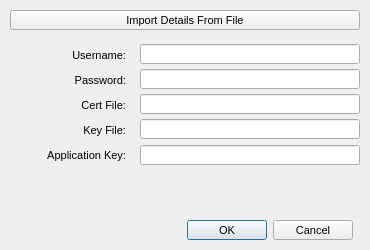
<?xml version="1.0" encoding="UTF-8"?>
<ui version="4.0">
 <class>LoginDialog</class>
 <widget class="QDialog" name="LoginDialog">
  <property name="geometry">
   <rect>
    <x>0</x>
    <y>0</y>
    <width>370</width>
    <height>250</height>
   </rect>
  </property>
  <property name="minimumSize">
   <size>
    <width>370</width>
    <height>250</height>
   </size>
  </property>
  <property name="maximumSize">
   <size>
    <width>370</width>
    <height>250</height>
   </size>
  </property>
  <property name="font">
   <font>
    <family>Ubuntu</family>
    <pointsize>8</pointsize>
   </font>
  </property>
  <property name="windowTitle">
   <string>Login Dialog</string>
  </property>
  <widget class="QDialogButtonBox" name="buttonBox">
   <property name="geometry">
    <rect>
     <x>170</x>
     <y>220</y>
     <width>200</width>
     <height>20</height>
    </rect>
   </property>
   <property name="standardButtons">
    <set>QDialogButtonBox::Cancel|QDialogButtonBox::Ok</set>
   </property>
   <property name="centerButtons">
    <bool>true</bool>
   </property>
  </widget>
  <widget class="QLabel" name="keyLabel">
   <property name="geometry">
    <rect>
     <x>46</x>
     <y>120</y>
     <width>80</width>
     <height>20</height>
    </rect>
   </property>
   <property name="text">
    <string>Key File:</string>
   </property>
   <property name="alignment">
    <set>Qt::AlignRight|Qt::AlignTrailing|Qt::AlignVCenter</set>
   </property>
  </widget>
  <widget class="QLineEdit" name="keyEdit">
   <property name="geometry">
    <rect>
     <x>140</x>
     <y>119</y>
     <width>220</width>
     <height>20</height>
    </rect>
   </property>
   <property name="text">
    <string/>
   </property>
  </widget>
  <widget class="QLabel" name="unameLabel">
   <property name="geometry">
    <rect>
     <x>46</x>
     <y>45</y>
     <width>80</width>
     <height>20</height>
    </rect>
   </property>
   <property name="text">
    <string>Username:</string>
   </property>
   <property name="alignment">
    <set>Qt::AlignRight|Qt::AlignTrailing|Qt::AlignVCenter</set>
   </property>
  </widget>
  <widget class="QLineEdit" name="certEdit">
   <property name="geometry">
    <rect>
     <x>140</x>
     <y>94</y>
     <width>220</width>
     <height>20</height>
    </rect>
   </property>
   <property name="text">
    <string/>
   </property>
  </widget>
  <widget class="QLineEdit" name="unameEdit">
   <property name="geometry">
    <rect>
     <x>140</x>
     <y>44</y>
     <width>220</width>
     <height>20</height>
    </rect>
   </property>
   <property name="focusPolicy">
    <enum>Qt::StrongFocus</enum>
   </property>
  </widget>
  <widget class="QLabel" name="passLabel">
   <property name="geometry">
    <rect>
     <x>46</x>
     <y>70</y>
     <width>80</width>
     <height>20</height>
    </rect>
   </property>
   <property name="text">
    <string>Password:</string>
   </property>
   <property name="alignment">
    <set>Qt::AlignRight|Qt::AlignTrailing|Qt::AlignVCenter</set>
   </property>
  </widget>
  <widget class="QLabel" name="certLabel">
   <property name="geometry">
    <rect>
     <x>46</x>
     <y>95</y>
     <width>80</width>
     <height>20</height>
    </rect>
   </property>
   <property name="text">
    <string>Cert File:</string>
   </property>
   <property name="alignment">
    <set>Qt::AlignRight|Qt::AlignTrailing|Qt::AlignVCenter</set>
   </property>
  </widget>
  <widget class="QLineEdit" name="passEdit">
   <property name="geometry">
    <rect>
     <x>140</x>
     <y>69</y>
     <width>220</width>
     <height>20</height>
    </rect>
   </property>
  </widget>
  <widget class="QLabel" name="appKeyLabel">
   <property name="geometry">
    <rect>
     <x>15</x>
     <y>145</y>
     <width>111</width>
     <height>20</height>
    </rect>
   </property>
   <property name="text">
    <string>Application Key:</string>
   </property>
   <property name="alignment">
    <set>Qt::AlignRight|Qt::AlignTrailing|Qt::AlignVCenter</set>
   </property>
  </widget>
  <widget class="QLineEdit" name="appKeyEdit">
   <property name="geometry">
    <rect>
     <x>140</x>
     <y>145</y>
     <width>220</width>
     <height>20</height>
    </rect>
   </property>
   <property name="text">
    <string/>
   </property>
  </widget>
  <widget class="QPushButton" name="loadLoginFromFileButton">
   <property name="geometry">
    <rect>
     <x>10</x>
     <y>10</y>
     <width>350</width>
     <height>20</height>
    </rect>
   </property>
   <property name="text">
    <string>Import Details From File</string>
   </property>
  </widget>
 </widget>
 <tabstops>
  <tabstop>unameEdit</tabstop>
  <tabstop>passEdit</tabstop>
  <tabstop>certEdit</tabstop>
  <tabstop>keyEdit</tabstop>
  <tabstop>appKeyEdit</tabstop>
  <tabstop>loadLoginFromFileButton</tabstop>
 </tabstops>
 <resources/>
 <connections/>
</ui>
